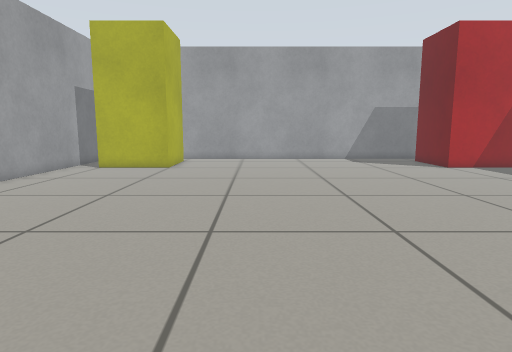
View 1 (above)

20 first-person views from a walk through a world built for the Gazebo simulator. The camera is 0.55 m above the floor, tilts 8° down and sees 75° across. The floor is counted in squares, 0.25 m on a side. Each view is taken from the middle of a square. On the plan, view 1 faces up. The plan holds only what a view shows up to about 19 squares ahead; the rest is blank.

View 2
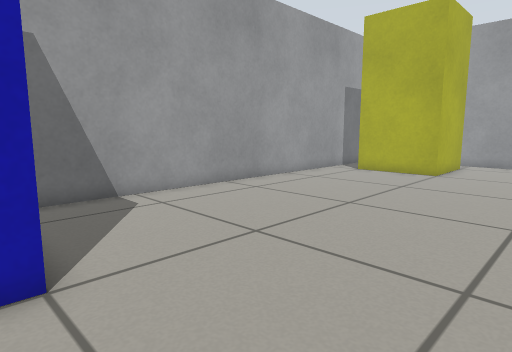

View 3
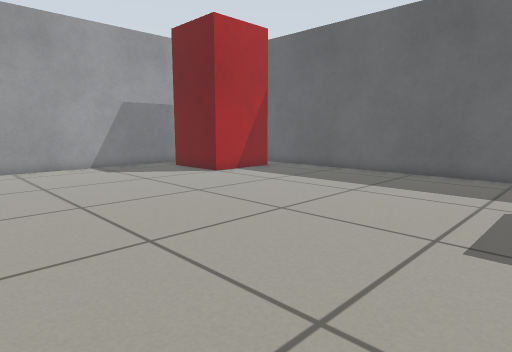

View 4
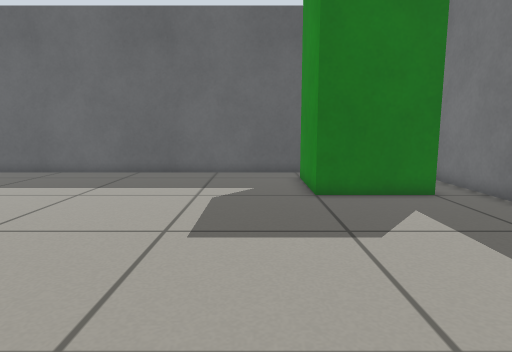

View 5
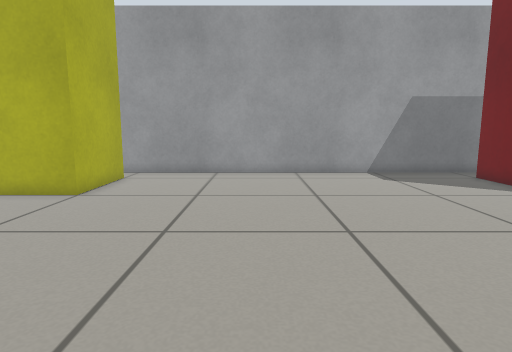

View 6
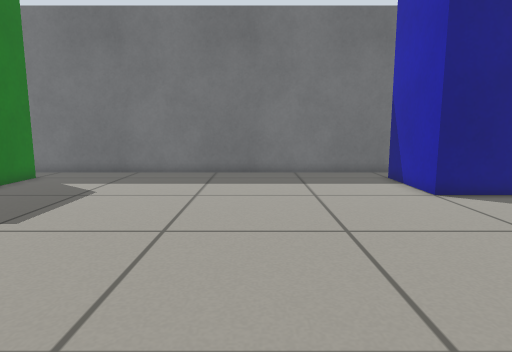

View 7
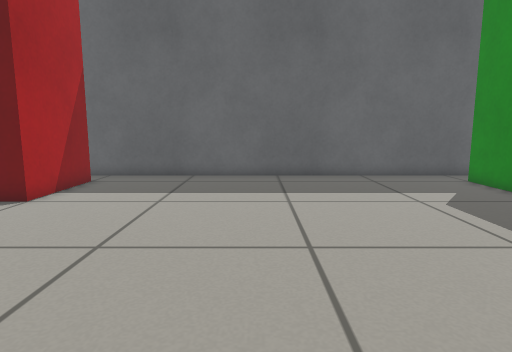

View 8
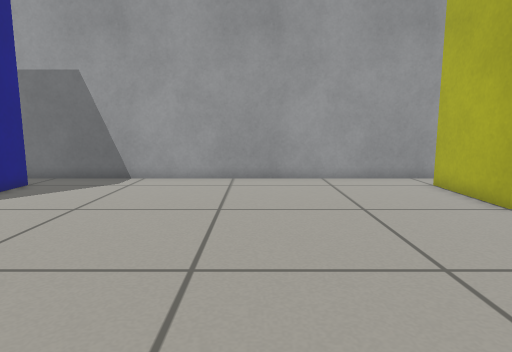

View 9
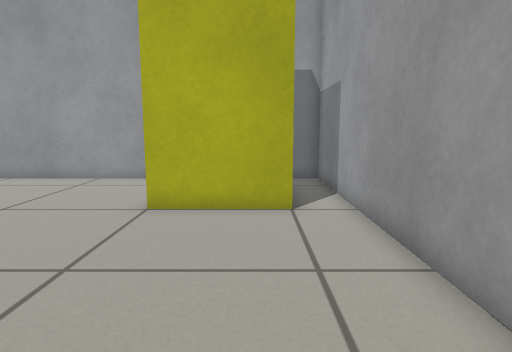

View 10
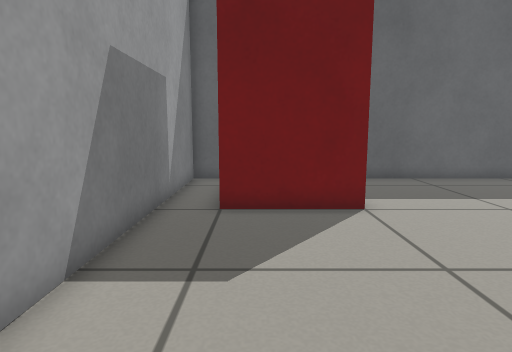

View 11
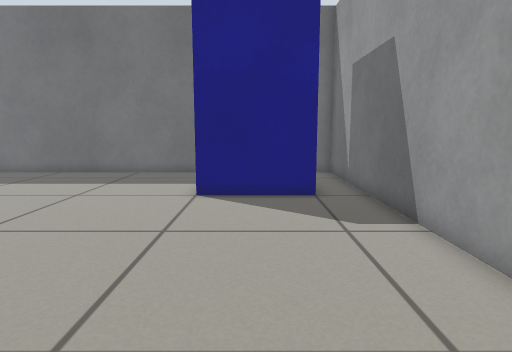

View 12
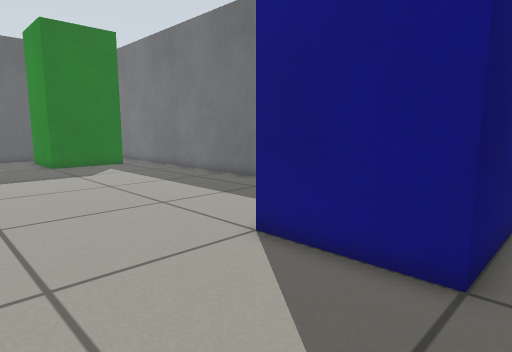

View 13
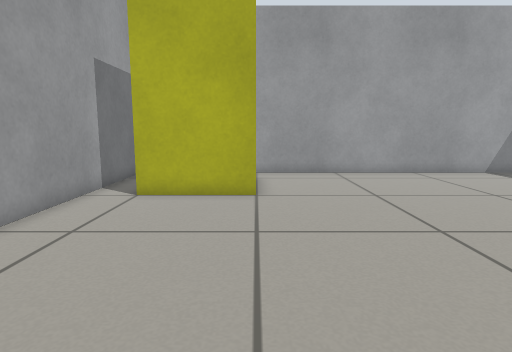

View 14
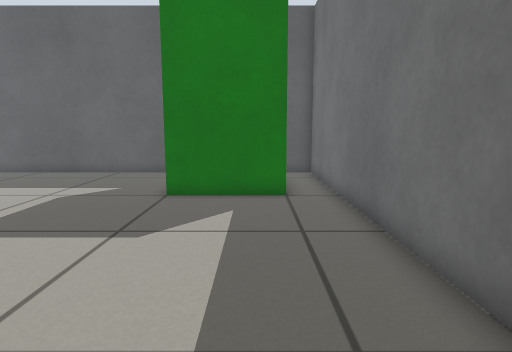

View 15
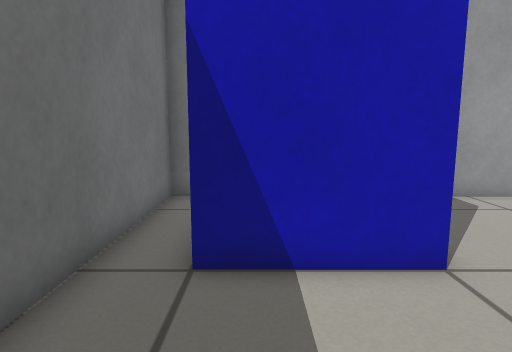

View 16
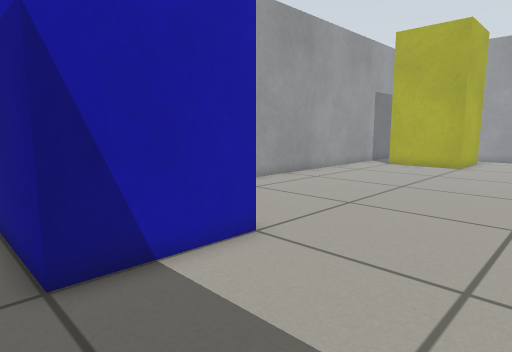

View 17
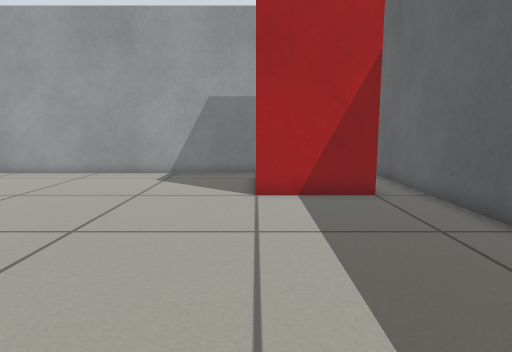

View 18
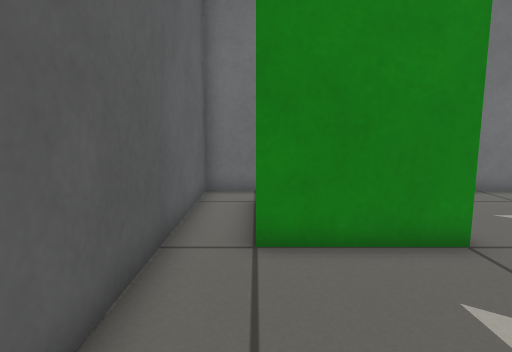

View 19
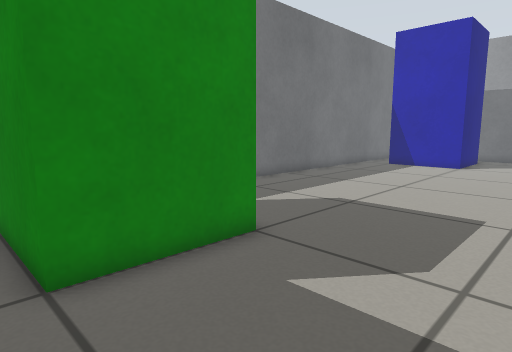

View 20
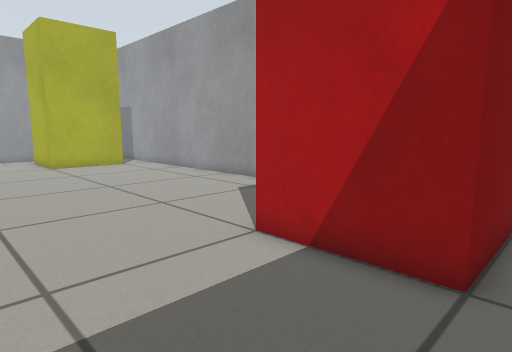

### Floor plan
Key: @ floor where view 1 was taken; # wall or solid block; . floor; B yellow box; R red box; L blue box; G green box.
Columns run from 11 left of view 1 to 17 right of it. Each row starts with its distance up from view 1.
 25 #############################
 24 #...........................#
 23 #     B...............R     #
 22 #.    B...............R   R.#
 21 #.    B...............R   R.#
 20 #.    B...............R   R.#
 19 #.BBBBB...............RRRRR.#
 18 #...........................#
 17 #...........................#
 16 #...........................#
 15 #...........................#
 14 #...........................#
 13 #...........................#
 12 #...........................#
 11 #...........................#
 10 #...........................#
  9 #...........................#
  8 #...........................#
  7 #...........................#
  6 #...........................#
  5 #...........................#
  4 #...........................#
  3 #.LLLLL...............GGGGG.#
  2 #.L   L...............G   G.#
  1 #.L   L...............G   G.#
  0 #.L   L....@..........G   G.#
 -1 #.LLLLL...............G   G.#
 -2 #...........................#
 -3 #############################

Where each view was taken, in squares from view 1:
view 1: 0 up, 0 right, facing up
view 2: 2 up, 0 right, facing up-left
view 3: 5 up, 0 right, facing up-right
view 4: 5 up, 0 right, facing right
view 5: 8 up, 1 right, facing up
view 6: 14 up, 1 right, facing down
view 7: 12 up, 1 right, facing right
view 8: 12 up, 4 right, facing left
view 9: 22 up, 4 right, facing left
view 10: 22 up, 2 right, facing right
view 11: 14 up, 7 left, facing down
view 12: 8 up, 10 left, facing down-right
view 13: 8 up, 5 left, facing up
view 14: 0 up, 0 right, facing right
view 15: 0 up, 0 right, facing left
view 16: 2 down, 0 right, facing up-left
view 17: 8 up, 11 right, facing up
view 18: 9 up, 15 right, facing down
view 19: 8 up, 16 right, facing down-left
view 20: 14 up, 16 right, facing up-left
